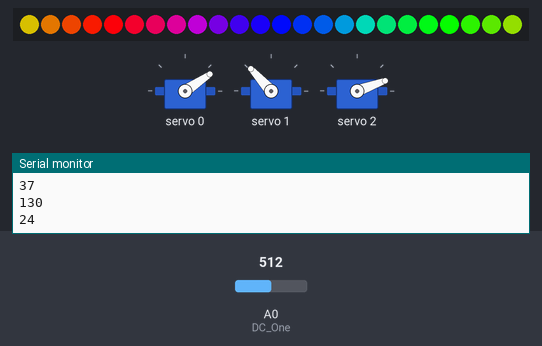
The sketch below on a simulated Arduino Uno, built with avr-gcc and run on an emulated ATmega328P. Shown: 24 RGB LEDs in strip order, left to right, 3 × servo, the last lines printed to the serial monitor. The test bench sets the inputs (shaded band); at power-on: A0 (DC_One) = 512. Random numbers use the default seed unless the sketch sets one.

Above: at 1.2 s.
1.3 s: A0 (DC_One) set to 160
At 1.65 s:
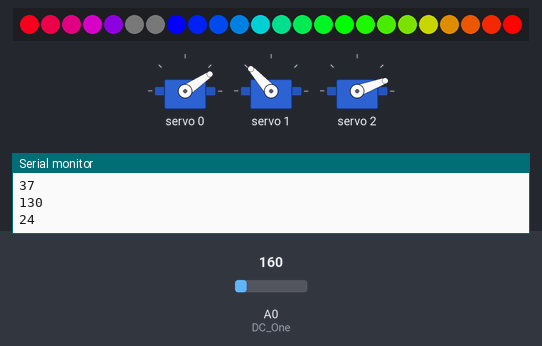
3.9 s: A0 (DC_One) set to 266
At 4.06 s:
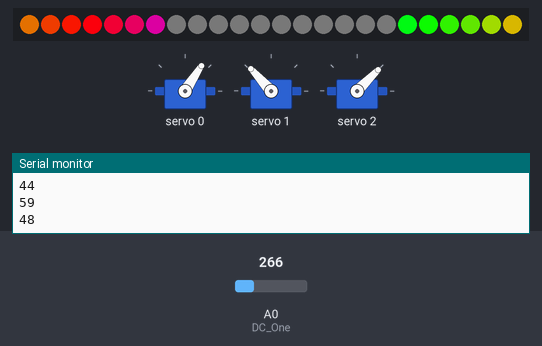
6.3 s: A0 (DC_One) set to 122
At 6.46 s:
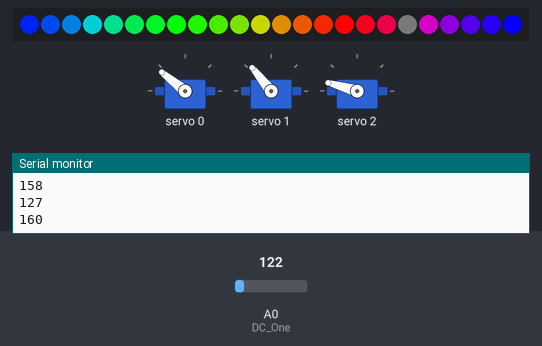
8.7 s: A0 (DC_One) set to 511
At 8.88 s:
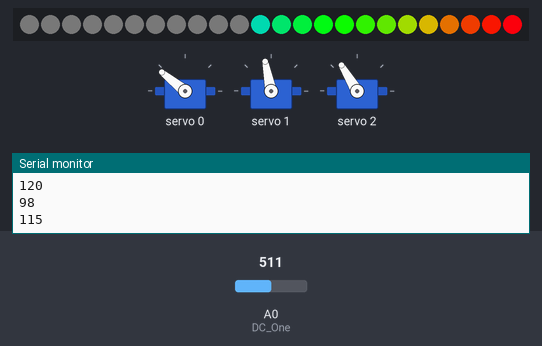
11.1 s: A0 (DC_One) set to 100
At 11.58 s:
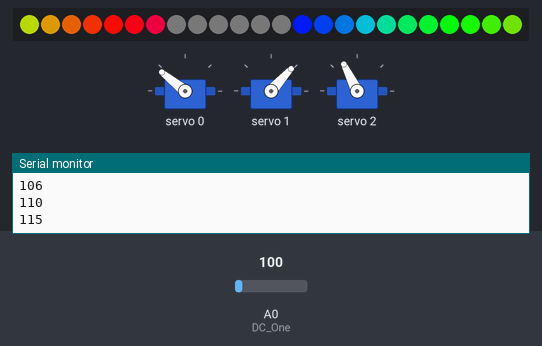
13.8 s: A0 (DC_One) set to 130
At 13.99 s:
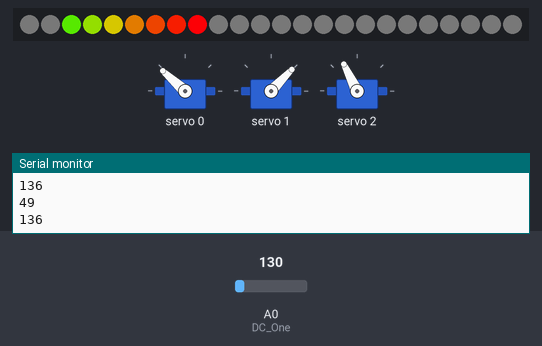
Timing chart, 0 to 16.8 s (numbered marks = the images above; inputs shaded):
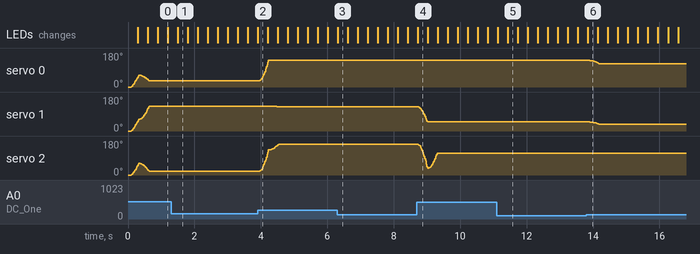

Measured:
- after the input at 3.9 s, servo 0: moves from 34° to 141° over 0.26 s, starting after 0.07 s; servo 1: 132° → 131° after 0.35 s, → 130° 0.15 s later, → 129° 0.08 s later; servo 2: moves from 20° to 164° over 0.57 s, starting after 0.07 s
- after the input at 8.7 s, servo 1: moves from 129° to 48° over 0.30 s, starting at once
- after the input at 13.8 s, servo 0: moves from 141° to 123° over 0.28 s, starting after 0.10 s; servo 1: moves from 48° to 37° over 0.28 s, starting after 0.10 s
- by itself, servo 0: rises from 0° to 61° in 0.23 s, then falls to 34° in 0.29 s
- by itself, servo 2: rises from 0° to 62° in 0.23 s, then falls to 20° in 0.31 s

The sketch:

jiboHomageArduino.ino
```cpp
// http://HappyThingsMaker.com
// I love robot "Jibo". This project is for showing my respect for "Jibo"

#include <Adafruit_PWMServoDriver.h>
#include <Adafruit_NeoPixel.h>

#include "SmoothServoMotorDriver.h"
#include "Queue.h"

#define DEBUG	0
#define DEBUG_PRINT(X)	Serial.println((X))

#define NEO_PIN 2
#define NUM_PIXELS 24
Adafruit_NeoPixel strip = Adafruit_NeoPixel(NUM_PIXELS, NEO_PIN, NEO_GRB + NEO_KHZ800);

//Declare Spectrum Shield pin connections ==========================================================
#define STROBE 4
#define RESET 5
#define DC_One A0
#define DC_Two A1

//Define spectrum variables ========================================================================
#define NUM_SPECTRUM_CHANNEL	7
int16_t frequenciesOne[NUM_SPECTRUM_CHANNEL];
int16_t frequenciesTwo[NUM_SPECTRUM_CHANNEL];

#define NUM_SAMPLES	5
//#define NUM_LONG_SAMPLES	100
#define NUM_LONG_SAMPLES	20
#define NUM_BPM_SAMPLES	5

Queue<int16_t> shortQueue(NUM_SAMPLES);
Queue<int16_t> longQueue(NUM_LONG_SAMPLES);
Queue<int16_t> bpmQueue(NUM_BPM_SAMPLES);
Queue<int16_t> neopixelQueue(10);

Queue<int16_t> resultQueue(100);

enum readingSectrumMode {
	NORMAL, MOTION_RUNNING
};

int16_t initialVolumeLevel = 0;

// Declare Servo ==================================================================================
#define MIN_MG90S 102	 //  4096 / 40 == 102.4 based on a general servo range
#define MAX_MG90S 512	// 4096 / 8 == 512  	based on a general servo range
#define FREQUENCY_MG90SS 51	// 50 Hz (needs to add 1)

#define NUM_OF_SERVOS 3

#define PIN_SERVO_HEAD	0
#define PIN_SERVO_BODY	1
#define PIN_SERVO_FOOT	2

#define HEAD	0
#define BODY	1
#define FOOT	2

Adafruit_PWMServoDriver pwmDriver = Adafruit_PWMServoDriver(0x40);
SmoothServoMotorDriver servo[NUM_OF_SERVOS];

// Define thread time ==============================================================================
#define UNIT_MS_NEOPIXEL 10
#define UNIT_NEOPIXEL_MS 10

// ================================================================================================
void setup() {

	pwmDriver.begin();
	servo[HEAD].setup(&pwmDriver, PIN_SERVO_HEAD, MIN_MG90S, MAX_MG90S);
	servo[BODY].setup(&pwmDriver, PIN_SERVO_BODY, MIN_MG90S, MAX_MG90S);
	servo[FOOT].setup(&pwmDriver, PIN_SERVO_FOOT, MIN_MG90S, MAX_MG90S);
	pwmDriver.setPWMFreq(51);  //

	setupSpectrumShield();

	strip.begin();
	Serial.begin(115200);

#if DEBUG
	Serial.println("Initialization complete");
#endif
	DEBUG_PRINT("1");

	servo[HEAD].run(90, 500);
	servo[BODY].run(90, 500);
	servo[FOOT].run(90, 500);

}

// ================================================================================================

uint16_t currentMillis;
uint16_t lastMotorUpdateMillis;
uint16_t lastBeatMillis;
uint16_t lastSpectrumCheckMillis;
uint16_t lastNeopixelMillis;
bool flag = false;
uint16_t prevAverage = 0;
uint8_t neopixelCount = 0;
uint16_t maxAverageTemp = 0;
uint16_t tempVolumToNeopixel;
uint16_t thresholdAverage = 0;
bool prevState = false;

uint8_t tempFreqeuncy = 90;


enum STATE {
	LISTENING, IDLE
};
uint32_t lastBoomTime = 0;

int16_t tempTest = 0;
uint8_t ledRotationCount = 0;
uint8_t ledRotationStep = 0;
uint16_t quiteCount = 0;
uint8_t testVariable = 0;

void loop() {

	currentMillis = millis();

	// motor control routine ===================================================================
	if (currentMillis - lastMotorUpdateMillis >= UNIT_MS_NEOPIXEL) {
		lastMotorUpdateMillis = currentMillis;
		servo[HEAD].update();
		servo[BODY].update();
		servo[FOOT].update();
	}

	// neopixel control routine ================================================================
	if (currentMillis - lastNeopixelMillis >= UNIT_NEOPIXEL_MS) {
		lastNeopixelMillis = currentMillis;

		for (uint8_t i = 0; i < strip.numPixels(); i++) {
			strip.setPixelColor(i, Wheel(((i * 256 / strip.numPixels()) + neopixelCount) & 255));
		}

		maxAverageTemp = max(maxAverageTemp, neopixelQueue.average());
		maxAverageTemp = max(100, min(maxAverageTemp, 512));

		//spread from head to tail
		tempVolumToNeopixel = map(maxAverageTemp, 100, 512, 1, 24);

		for (uint8_t i = 0; i < NUM_PIXELS - tempVolumToNeopixel; i++) {
			strip.setPixelColor(i, strip.Color(2, 2, 2));
		}

		// 10 ms * 100 time == every 1 second
		if (ledRotationCount++ > 100) {
			ledRotationCount = 0;
			ledRotationStep++;

		}

		if (ledRotationStep >= 24) {
			ledRotationStep = 0;
		}

		//backup
		uint32_t tempColorSet[24] = { 0 };
		for (uint8_t i = 0; i < NUM_PIXELS; i++) {
			tempColorSet[i] = strip.getPixelColor(i);
		}

		// setting again
		for (uint8_t i = 0; i < NUM_PIXELS; i++) {
			strip.setPixelColor(i, tempColorSet[(i + NUM_PIXELS - ledRotationStep) % NUM_PIXELS]);
		}

		if (maxAverageTemp < 120) {
			// Check slince time for 10 ms * 500 times (5 second)
			// if slience lasts 5 second, robot turns off the leds
			if (quiteCount++ > 500) {
				quiteCount = 501;
				for (uint8_t i = 0; i < strip.numPixels(); i++) {
					strip.setPixelColor(i, 0);
				}
			}
		} else {
			quiteCount = 0;

		}

		strip.show();

		if (neopixelCount++ >= 256 * 5) {
			neopixelCount = 0;

		}
		if (maxAverageTemp > 110) {
			maxAverageTemp -= 5;
		}
	}

	// sound spectrum analizing routine ========================================================
	// Spectrum Analizing Period : 2 ms per channel
	if (currentMillis - lastSpectrumCheckMillis >= 2) {

		lastSpectrumCheckMillis = currentMillis;
		bpmQueue.push(currentMillis - lastBeatMillis);

		// FIRED!
		if (Read_Frequencies(NORMAL)) {
			ledRotationStep += 4;

			int16_t tempAngle = random(30, 45);
			int16_t tempDuration = min(1500, bpmQueue.average());
			if (tempDuration == 1500) {
				tempDuration = 300;
			}

			if (flag) {
				flag = false;
				if (random(3)) {
					servo[HEAD].revSudden(90 + random(30, 60), tempDuration);
				}

				if (random(3)) {
					servo[BODY].revSudden(90 - random(30, 60), tempDuration);
				}

				if (random(3)) {
					servo[FOOT].revSudden(90 + random(-90, 90), tempDuration);
				}

			} else {
				if (random(3)) {
					servo[HEAD].revSudden(90 - random(30, 60), tempDuration);
				}

				if (random(3)) {
					servo[BODY].revSudden(90 + random(30, 60), tempDuration);
				}
				if (random(3)) {
					servo[FOOT].revSudden(90 + random(-90, 90), tempDuration);
				}
				flag = true;
			}
			lastBeatMillis = currentMillis;
			// in order to fire for motors EARLY
			lastMotorUpdateMillis = currentMillis + 100;
		}

	}

}

/*******************Pull frquencies from Spectrum Shield********************/
uint8_t freq_amp = 0;
bool Read_Frequencies(uint8_t mode) {

	int16_t temp = 0;
	int16_t tempThreshold = 0;

//Read frequencies for each band
	frequenciesOne[freq_amp++] = analogRead(DC_One);

	if (freq_amp >= 7) {
		freq_amp = 0;
	}

// changing frequency channel by controlling STROBE
	digitalWrite(STROBE, HIGH);
	digitalWrite(STROBE, LOW);

	if (freq_amp == 0) {
		shortQueue.push(frequenciesOne[0]);
		longQueue.push(shortQueue.average());
		neopixelQueue.push(frequenciesOne[0] + frequenciesOne[2]);

// true graph data
		temp = shortQueue.average() - longQueue.getMin();
// putting that data into another queue
		resultQueue.push(temp);
		tempThreshold = max(25, resultQueue.getMax() / 2);

	}

	if (temp > tempThreshold) {
		if (currentMillis - lastBoomTime > 300) {
			lastBoomTime = currentMillis;
			return true;

		}
	}
	return false;
}

void setupSpectrumShield() {
//Set spectrum Shield pin configurations
	pinMode(STROBE, OUTPUT);
	pinMode(RESET, OUTPUT);
	pinMode(DC_One, INPUT);
	pinMode(DC_Two, INPUT);
	digitalWrite(STROBE, HIGH);
	digitalWrite(RESET, HIGH);

//Initialize Spectrum Analyzers
	digitalWrite(STROBE, LOW);
	delay(1);
	digitalWrite(RESET, HIGH);
	delay(1);
	digitalWrite(STROBE, HIGH);
	delay(1);
	digitalWrite(STROBE, LOW);
	delay(1);
	digitalWrite(RESET, LOW);
}

void rainbowCycle(uint8_t wait) {
	uint16_t i, j;

	for (j = 0; j < 256 * 5; j++) {
		for (i = 0; i < strip.numPixels(); i++) {
			strip.setPixelColor(i, Wheel(((i * 256 / strip.numPixels()) + j) & 255));
		}
		strip.show();
		delay(wait);
	}
}

uint32_t Wheel(byte WheelPos) {
	if (WheelPos < 85) {
		return strip.Color(WheelPos * 3, 255 - WheelPos * 3, 0);
	} else if (WheelPos < 170) {
		WheelPos -= 85;
		return strip.Color(255 - WheelPos * 3, 0, WheelPos * 3);
	} else {
		WheelPos -= 170;
		return strip.Color(0, WheelPos * 3, 255 - WheelPos * 3);
	}
}
```

Queue.h
```cpp
template<class T>
class Queue {

private:
	T* data;
	uint32_t mSize;
	uint16_t iterator = 1;
	T maxStddivValue;
	T minStddivValue;
	int16_t mStddiv;
	int32_t tempSum;
	T tempMinMax;

public:
	Queue(uint8_t pSize) {

		data = (T*) malloc(pSize * sizeof(T));
		mSize = pSize;
	}

	void push(T input) {

		if (iterator == mSize) {
			iterator = 0;
		}

		data[iterator] = input;
		iterator++;
	}

	int32_t sum() {

		tempSum = 0;

		for (uint8_t i = 0; i < mSize; i++) {
			tempSum += data[i];
		}

		return tempSum;
	}

	T average() {

		return (int32_t)(sum() / mSize);
	}

	T stddiv() {

		uint32_t tempSum = average();
		uint32_t tempDiffSumPower = 0;

		for (uint8_t i = 0; i < mSize; i++) {
			tempDiffSumPower += ((tempSum - data[i]) * (tempSum - data[i]));
		}

		T tempStddiv = sqrt(tempDiffSumPower / mSize);

		maxStddivValue = max(maxStddivValue, tempStddiv);
		minStddivValue = min(minStddivValue, tempStddiv);
		mStddiv = tempStddiv;
		return tempStddiv;

	}

	T getStddiv() {

		return mStddiv;
	}

	T getMin() {

		tempMinMax = 9999;
		for (uint32_t i = 0; i < mSize; i++) {
			tempMinMax = min(tempMinMax, data[i]);
		}
		return tempMinMax;
	}

	T getMax() {

		tempMinMax = 0;
		for (uint8_t i = 0; i < mSize; i++) {
			tempMinMax = max(tempMinMax, data[i]);
		}
		return tempMinMax;
	}

	void printQueue() {

		Serial.print("mSize : ");
		Serial.println(mSize);
		Serial.print("iterator : ");
		Serial.println(iterator);
		for (uint32_t i = 0; i < mSize; i++) {
			Serial.print("[");
			Serial.print(data[i]);
			Serial.print("]");
		}
		Serial.println();
	}
};
```

SmoothServoMotorDriver.h
```cpp
#ifndef _SMOOTHSERVOMOTORDRIVER_H_
#define _SMOOTHSERVOMOTORDRIVER_H_

#include <Adafruit_PWMServoDriver.h>

// Class Declaration ===========================================================
class SmoothServoMotorDriver {
	Adafruit_PWMServoDriver *pwmDriver;
	uint8_t pwmPin;
	uint16_t minValuePWM;
	uint16_t maxValuePWM;

	uint32_t innerCount = 0;
	uint32_t lastUpdate = 0;
	uint16_t duration = 1;

	int16_t startLocation = 0;
	int16_t currentLocation = 0;
	int16_t targetLocation = 0;

	bool runningFlag = false;
	bool isFirst;

	uint8_t operationFlag = 0;
	enum OPERATION {
		NORMAL, NOD, SUDDEN, REV_SUDDEN
	};

public:
	void setup(Adafruit_PWMServoDriver *argDriver, uint8_t argPin, uint16_t argMinValuePWM,
			uint16_t argMaxValuePWM) {
		pwmDriver = argDriver;
		pwmPin = argPin;
		minValuePWM = argMinValuePWM;
		maxValuePWM = argMaxValuePWM;

	}

	void moveStepAverageSpeed(int16_t currentStep) {
		int16_t tempDiff = targetLocation - startLocation;
		int16_t thisTimeTarget = startLocation + (int32_t) currentStep * tempDiff / duration;

		pwmDriver->setPWM(pwmPin, 0, map(thisTimeTarget, 0, 180, minValuePWM, maxValuePWM));
		currentLocation = thisTimeTarget;
	}

	void moveStepSin(int16_t currentStep) {
		int16_t tempDiff = targetLocation - startLocation;
		double tempCalculation = 0.5 + (-1) * cos(PI * (double) currentStep / duration) / 2;
		int16_t thisTimeTarget = startLocation + tempDiff * tempCalculation;

		if (currentStep == duration) {
			thisTimeTarget = targetLocation;
		}

		pwmDriver->setPWM(pwmPin, 0, map(thisTimeTarget, 0, 180, minValuePWM, maxValuePWM));
		currentLocation = thisTimeTarget;

	}

	void moveStepSudden(int16_t currentStep) {
		int16_t tempDiff = targetLocation - startLocation;
		double tempCalculation = sin(PI * (double) currentStep / (2 * duration));
		int16_t thisTimeTarget = startLocation + tempDiff * tempCalculation;

		if (currentStep == duration) {
			thisTimeTarget = targetLocation;
		}

		pwmDriver->setPWM(pwmPin, 0, map(thisTimeTarget, 0, 180, minValuePWM, maxValuePWM));
		currentLocation = thisTimeTarget;

	}
	void moveStepReverseSudden(int16_t currentStep) {

		int16_t tempDiff = targetLocation - startLocation;
		double tempCalculation = 1 + (-1) * cos(PI * (double) currentStep / (2 * duration));
		int16_t thisTimeTarget = startLocation + tempDiff * tempCalculation;

		if (currentStep == duration) {
			thisTimeTarget = targetLocation;
		}

		Serial.println(thisTimeTarget);

		pwmDriver->setPWM(pwmPin, 0, map(thisTimeTarget, 0, 180, minValuePWM, maxValuePWM));
		currentLocation = thisTimeTarget;
	}

	void moveStepNod(int16_t currentStep) {
		int16_t tempDiff = targetLocation - startLocation;
		double tempCalculation = (1 + (-1) * cos(2 * PI * (double) currentStep / duration)) / 2;
		int16_t thisTimeTarget = startLocation + (double) tempDiff * tempCalculation;

		if (currentStep == duration) {
			thisTimeTarget = startLocation;
		}

		pwmDriver->setPWM(pwmPin, 0, map(thisTimeTarget, 0, 180, minValuePWM, maxValuePWM));
		currentLocation = thisTimeTarget;
	}

	void update() {

		if (runningFlag) {
			if (isFirst) {
				isFirst = false;
			}

			if (operationFlag == NORMAL) {
				moveStepSin(innerCount);
			} else if (operationFlag == NOD) {
				moveStepNod(innerCount);
			} else if (operationFlag == SUDDEN) {
				moveStepSudden(innerCount);
			} else if (operationFlag == REV_SUDDEN) {
				moveStepReverseSudden(innerCount);
			}

			if (innerCount == duration) {
				runningFlag = false;
				toqueOff();
			}

			innerCount++;
		}

	}

	void run(int16_t argTargetLocation, uint16_t argDuration) {
		runningFlag = true;
		operationFlag = NORMAL;
		innerCount = 1;
		isFirst = true;
		duration = argDuration / 10;
		startLocation = currentLocation;
		targetLocation = argTargetLocation;
	}

	void nod(int16_t argStartLocation, int16_t argDiffAngle, uint16_t argDuration) {
		runningFlag = true;
		operationFlag = NOD;
		innerCount = 1;
		isFirst = true;
		duration = argDuration / 10;
		startLocation = argStartLocation;
		targetLocation = argStartLocation + argDiffAngle;
	}
	void sudden(int16_t argTargetLocation, uint16_t argDuration) {
		runningFlag = true;
		operationFlag = SUDDEN;
		innerCount = 1;
		isFirst = true;
		duration = argDuration / 10;
		startLocation = currentLocation;
		targetLocation = argTargetLocation;
	}
	void revSudden(int16_t argTargetLocation, uint16_t argDuration) {
		runningFlag = true;
		operationFlag = REV_SUDDEN;
		innerCount = 1;
		isFirst = true;
		duration = argDuration / 10;
		startLocation = currentLocation;
		targetLocation = argTargetLocation;
	}

	void stop() {
		runningFlag = false;
		innerCount = 0;
	}

	void toqueOff() {
		pwmDriver->setPWM(pwmPin, 0, 0);
	}

	bool isRunning() {
		return runningFlag;
	}

	void write(uint8_t position) {
		//from 0 to 180 degree
		pwmDriver->setPWM(pwmPin, 0, map(position, 0, 180, minValuePWM, maxValuePWM));
		currentLocation = position;
	}

};
#endif
```
